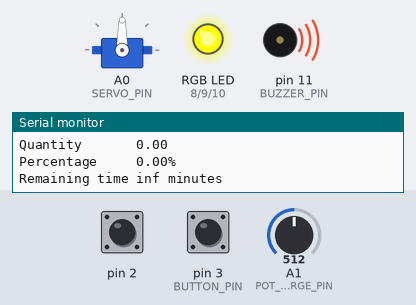
A sketch run on a simulated Arduino Uno, built with avr-gcc and run on an emulated ATmega328P. On the bench: servo, an RGB LED mixed from three pins (HIGH = lit), buzzer (waves = sounding), the last lines printed to the serial monitor. The inputs (shaded band) are chosen by the test bench; at power-on: pin 3 (BUTTON_PIN) LOW, A1 (POT_CHARGE_PIN) = 512, pin 2 HIGH.

Above: at 1.2 s.
1.3 s: pin 3 (BUTTON_PIN) pulled HIGH for 0.15 s
At 3.3 s:
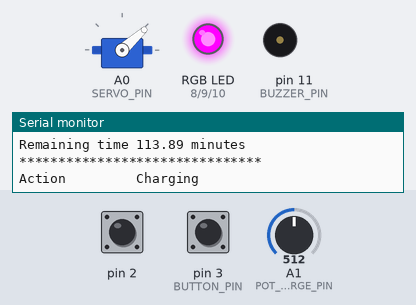
3.6 s: A1 (POT_CHARGE_PIN) set to 306
At 5.2 s:
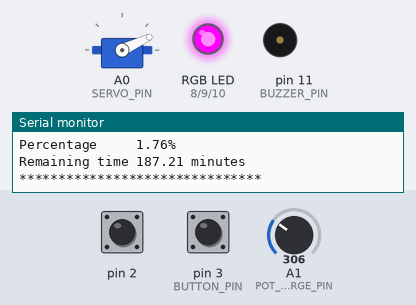
5.8 s: A1 (POT_CHARGE_PIN) set to 190
At 7.1 s:
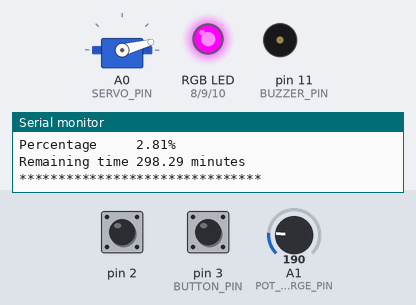
8.0 s: A1 (POT_CHARGE_PIN) set to 900
At 10.0 s:
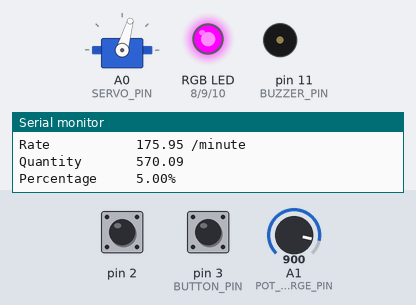
10.3 s: A1 (POT_CHARGE_PIN) set to 1023
At 12.1 s:
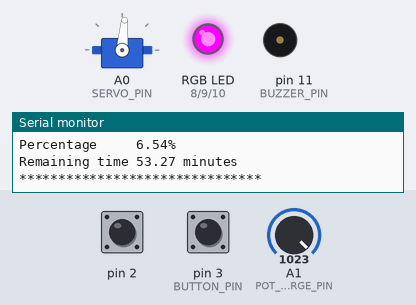
Timing chart, 0 to 13.6 s (numbered marks = the images above; inputs shaded):
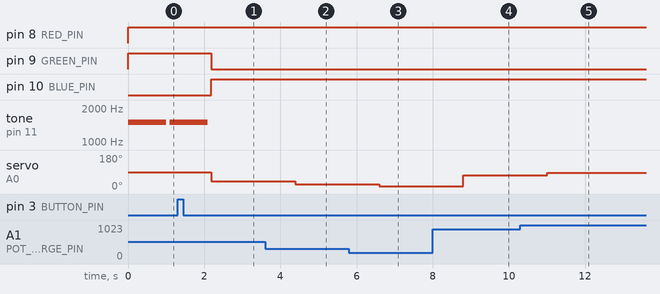

Measured:
- after the input at 1.3 s, pin 9 (GREEN_PIN): HIGH → LOW after 0.89 s; pin 10 (BLUE_PIN): LOW → HIGH after 0.89 s; tone on pin 11 (BUZZER_PIN): goes on until 2.1 s, then stays silent; servo on A0 (SERVO_PIN): 90° → 42° after 0.89 s
- after the input at 3.6 s, servo on A0 (SERVO_PIN): 42° → 25° after 0.79 s
- after the input at 5.8 s, servo on A0 (SERVO_PIN): 25° → 15° after 0.80 s
- after the input at 8.0 s, servo on A0 (SERVO_PIN): 15° → 74° after 0.81 s
- after the input at 10.3 s, servo on A0 (SERVO_PIN): 74° → 85° after 0.71 s

The sketch:

reservoir_refactored.ino
```cpp
#include <Servo.h>

const int CAPACITY = 12000;
const int MAX_CHARGE_RATE = 200;
const int MAX_DISCHARGE_RATE = 40;
// 1 minute interval
const int INTERVAL = 1;
const int MAX_QUANTITY = (int) (0.95 * CAPACITY);
const int MIN_QUANTITY = (int) (0.05 * CAPACITY);

const int DELAY_INTERVAL = 1000;

//RGB LED
const int RED_PIN = 8;
const int GREEN_PIN = 9;
const int BLUE_PIN = 10;

//buzzer
const int BUZZER_PIN = 11;

//pushbutton
const int BUTTON_PIN = 3;

//potentiometer
const int POT_CHARGE_PIN = A1;
const int POT_DISCHARGE_PIN = A2;

//servo
const int SERVO_PIN = A0;


typedef struct Context Context;
typedef void (*ContextModifier) (Context* context);

typedef struct State{
  ContextModifier makeTransition;
  ContextModifier updateQuantity;
  ContextModifier updateRate;
  void (*setLED)(void);
  ContextModifier setBuzzer;
  ContextModifier setServoPosition;
  void (*printStateName)(void);
  float (*getRemainingTime) (Context* context);
} State;

struct Context{
  State* state;
  float quantity;
  volatile bool buttonInput;
  float rate;
  int servoPosition;
};

//-----------------------------------------------------------------
void updateQuantity(Context* context);
void updateRate(Context* context);
void setLED();
void setBuzzer(Context* context);
void setServoPosition(Context* context);
void printStateName();
float getRemainingTime(Context* context);
void makeTransition(Context* context);
void initState(State* state);
void idleSetLED();
void idleSetBuzzer(Context* context);
void printIdle();
void transitionFromIdle(Context* context);
void idle(State* state);
void ChargingUpdateRate(Context* context);
void chargingSetLED();
void chargingSetServoPosition(Context* context);
void printCharging();
void transitionFromCharging(Context* context);
void charging(State* state);
void dischargingUpdateRate(Context* context);
void dischargingSetLED();
void dischargingSetServoPosition(Context* context);
void printDischarging();
void transitionFromDischarging(Context* context);
void discharging(State* state);
void printStats(Context* context);
void interruptHandler();
//-----------------------------------------------------------------

//default state behavior

void updateQuantity(Context* context){
  //Quantity new = quantity old + old rate * interval
  context->quantity += context->rate * INTERVAL;
}

void updateRate(Context* context){context->rate = 0;}

void setLED(){
  digitalWrite(BLUE_PIN, HIGH);
  digitalWrite(RED_PIN, HIGH);
  digitalWrite(GREEN_PIN, HIGH);
}

void setBuzzer(Context* context){noTone(BUZZER_PIN);}

void setServoPosition(Context* context){
  context->servoPosition = 90;
}

void printStateName(){Serial.print("Undefined State");}

float getRemainingTime(Context* context){return INFINITY;}

void makeTransition(Context* context){}

//default constructor
void initState(State* state){
  state->makeTransition = makeTransition;
  state->updateQuantity = updateQuantity;
  state->updateRate = updateRate;
  state->setLED = setLED;
  state->setBuzzer = setBuzzer;
  state->setServoPosition = setServoPosition;
  state->printStateName = printStateName;
  state->getRemainingTime = getRemainingTime;
}

//---------------------------------------------------------------
//idle state
void idleSetLED(){
  //blue
  digitalWrite(BLUE_PIN, LOW);
  digitalWrite(RED_PIN, HIGH);
  digitalWrite(GREEN_PIN, HIGH);
}

void idleSetBuzzer(Context* context){
  if(!context->buttonInput &&
    (context->quantity >= MAX_QUANTITY
    || context->quantity <= MIN_QUANTITY)
  ){
    tone(BUZZER_PIN, 1500, DELAY_INTERVAL);
  }
}

void printIdle(){Serial.print("Idle");}

void transitionFromIdle(Context* context){
  if(context->buttonInput){
    if(
      context->quantity >= MAX_QUANTITY ||
      (context->quantity <  MAX_QUANTITY && context->quantity > MIN_QUANTITY)
      ){
        //similar to this.state = new Idle()
        discharging(context->state);
      }else{
        //this.state = new charging()
        charging(context->state);
      }
  }
}

//constructor
void idle(State* state){
  state->makeTransition = transitionFromIdle;
  state->updateQuantity = updateQuantity;
  state->updateRate = updateRate;
  state->setLED = idleSetLED;
  state->setBuzzer = idleSetBuzzer;
  state->setServoPosition = setServoPosition;
  state->printStateName = printIdle;
  state->getRemainingTime = getRemainingTime;
}

//---------------------------------------------------------------

//charging state
void ChargingUpdateRate(Context* context){
  int reading = analogRead(POT_CHARGE_PIN);
  context->rate = (reading / 1023.0f) * MAX_CHARGE_RATE;
}

void chargingSetLED(){
  //green
  digitalWrite(GREEN_PIN, LOW);
  digitalWrite(RED_PIN, HIGH);
  digitalWrite(BLUE_PIN, HIGH);
}

void chargingSetServoPosition(Context* context){
  context->servoPosition = (90 - 5) * context->rate / MAX_CHARGE_RATE;
}

void printCharging(){Serial.print("Charging");}

float chargingGetRemainingTime(Context* context){
  return (MAX_QUANTITY - context->quantity) / context->rate;
}

void transitionFromCharging(Context* context){
  if(context->buttonInput || context->quantity >= MAX_QUANTITY){
    idle(context->state);
  }
}

//constructor
void charging(State* state){
  state->makeTransition = transitionFromCharging;
  state->updateQuantity = updateQuantity;
  state->updateRate = ChargingUpdateRate;
  state->setLED = chargingSetLED;
  state->setBuzzer = setBuzzer;
  state->setServoPosition = chargingSetServoPosition;
  state->printStateName = printCharging;
  state->getRemainingTime = chargingGetRemainingTime;
}

//---------------------------------------------------------------
//discharging state

void dischargingUpdateRate(Context* context){
  int reading = analogRead(POT_CHARGE_PIN);
  context->rate = - (reading / 1023.0f) * MAX_DISCHARGE_RATE;
}

void dischargingSetLED(){
  //red
  digitalWrite(RED_PIN, LOW);
  digitalWrite(GREEN_PIN, HIGH);
  digitalWrite(BLUE_PIN, HIGH);
}

void dischargingSetServoPosition(Context* context){
  context->servoPosition = 180 + (90 - 5) * context->rate / MAX_DISCHARGE_RATE;
}

void printDischarging(){Serial.print("Discharging");}

float dischargingGetRemainingTime(Context* context){
  return (MIN_QUANTITY - context->quantity) / context->rate;
}

void transitionFromDischarging(Context* context){
  if(context->buttonInput || context->quantity <= MIN_QUANTITY){
    idle(context->state);
  }
}

//constructor
void discharging(State* state){
  state->makeTransition = transitionFromDischarging;
  state->updateQuantity = updateQuantity;
  state->updateRate = dischargingUpdateRate;
  state->setLED = dischargingSetLED;
  state->setBuzzer = setBuzzer;
  state->setServoPosition = dischargingSetServoPosition;
  state->printStateName = printDischarging;
  state->getRemainingTime = dischargingGetRemainingTime;
}

//---------------------------------------------------------------

void printStats(Context* context){
  Serial.print("Action         ");
  context->state->printStateName();

  Serial.println();

  Serial.print("Rate           ");
  Serial.print(context->rate);
  Serial.print(" /minute");

  Serial.println();

  Serial.print("Quantity       ");
  Serial.print(context->quantity);

  Serial.println();

  Serial.print("Percentage     ");
  Serial.print((context->quantity / MAX_QUANTITY) * 100);
  Serial.print("%");

  Serial.println();

  Serial.print("Remaining time ");
  Serial.print(context->state->getRemainingTime(context));
  Serial.println(" minutes");
  Serial.println("*******************************");
}

//----------------------------------------------------------------------
//global vars
Servo servo;
Context context;
State state;

//ISR
void interruptHandler(){
  cli(); // Disable interrupts
  EIMSK &= 0x00; // Mask external interrupt
  sei(); // Enable interrupts

  context.buttonInput = true;
}

//---------------------------------------------------------------

void setup() {
  pinMode(RED_PIN, OUTPUT);
  pinMode(GREEN_PIN, OUTPUT);
  pinMode(BLUE_PIN, OUTPUT);
  pinMode(BUZZER_PIN, OUTPUT);

  pinMode(BUTTON_PIN, INPUT);

  pinMode(POT_CHARGE_PIN, INPUT);
  pinMode(POT_DISCHARGE_PIN, INPUT);

  //initializing context
  context.state = &state;
  context.rate = 0;
  context.buttonInput = false;
  context.quantity = 0;
  context.servoPosition = 0;

  //initializing state as idle
  idle(&state);

  //initializing servo
  servo.attach(SERVO_PIN);
  servo.write(context.servoPosition);

  Serial.begin(9600);

  attachInterrupt(
    digitalPinToInterrupt(BUTTON_PIN),
    interruptHandler,
    RISING
  );
}

void loop() {
  //update quantity based on old state and  old rate
  state.updateQuantity(&context);

  //update state
  state.makeTransition(&context);

  //update led based on new state
  state.setLED();
  //update rate based on new state
  state.updateRate(&context);
  //update rate based on new state and new quantity
  state.setServoPosition(&context);
  servo.write(context.servoPosition);
  //update buzzer based on new state and new quantity
  state.setBuzzer(&context);

  printStats(&context);

  //reset button input
  context.buttonInput = false;
  // Unmask external interrupts
  cli(); // Disable interrupts
  EIMSK |= 0x03; // Unmask external interrupts
  sei(); // Enable interrupts

  delay(DELAY_INTERVAL);
}
```
